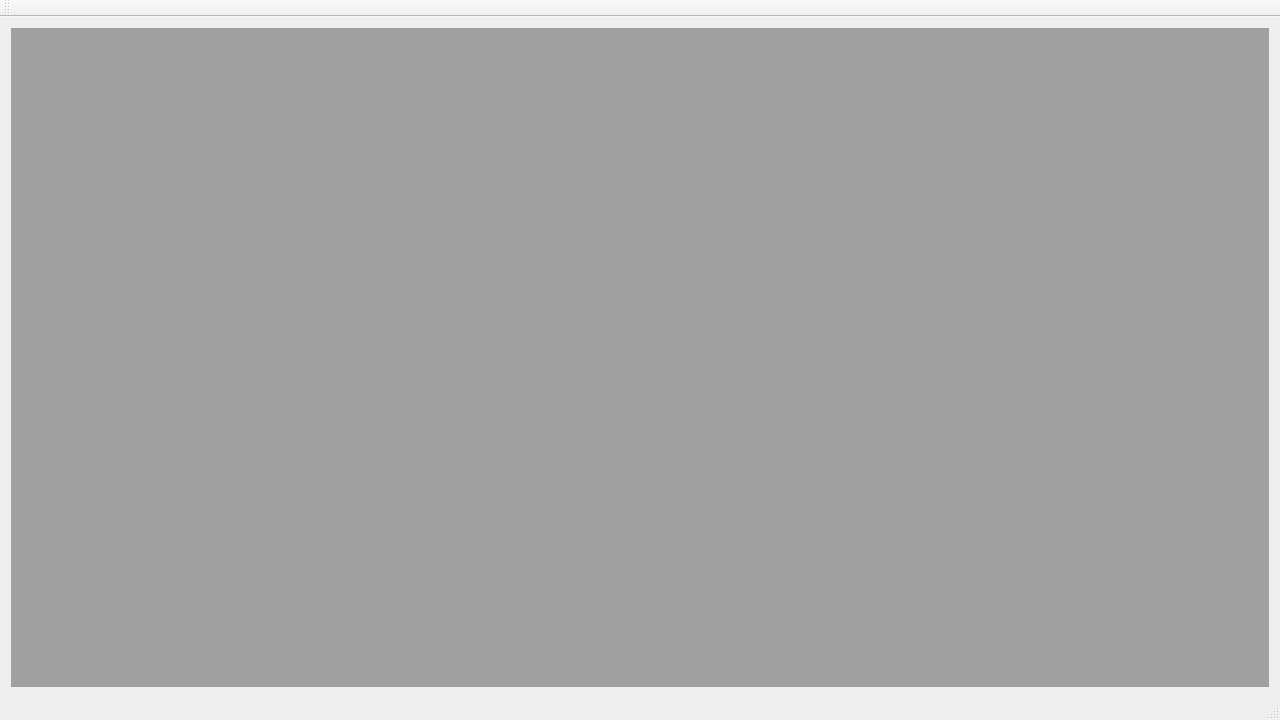
<?xml version="1.0" encoding="UTF-8"?>
<ui version="4.0">
 <class>MainWindow</class>
 <widget class="QMainWindow" name="MainWindow">
  <property name="geometry">
   <rect>
    <x>0</x>
    <y>0</y>
    <width>1280</width>
    <height>720</height>
   </rect>
  </property>
  <property name="windowTitle">
   <string>Character Studio</string>
  </property>
  <property name="documentMode">
   <bool>false</bool>
  </property>
  <widget class="QWidget" name="centralWidget">
   <layout class="QGridLayout" name="gridLayout">
    <item row="0" column="0">
     <widget class="QMdiArea" name="mdiArea"/>
    </item>
   </layout>
  </widget>
  <widget class="QMenuBar" name="menuBar">
   <property name="geometry">
    <rect>
     <x>0</x>
     <y>0</y>
     <width>1280</width>
     <height>21</height>
    </rect>
   </property>
  </widget>
  <widget class="QToolBar" name="mainToolBar">
   <attribute name="toolBarArea">
    <enum>TopToolBarArea</enum>
   </attribute>
   <attribute name="toolBarBreak">
    <bool>false</bool>
   </attribute>
  </widget>
  <widget class="QStatusBar" name="statusBar"/>
 </widget>
 <layoutdefault spacing="6" margin="11"/>
 <resources/>
 <connections/>
</ui>
